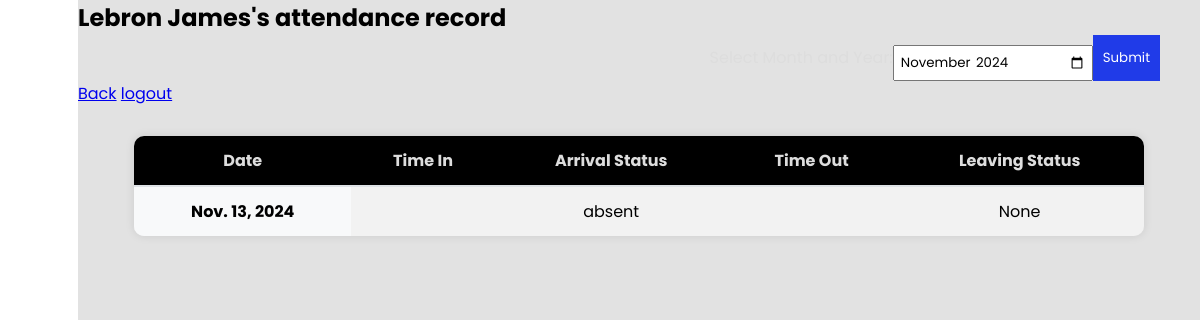
Before: /employee-dashboard/ (signed in) with the older database file.
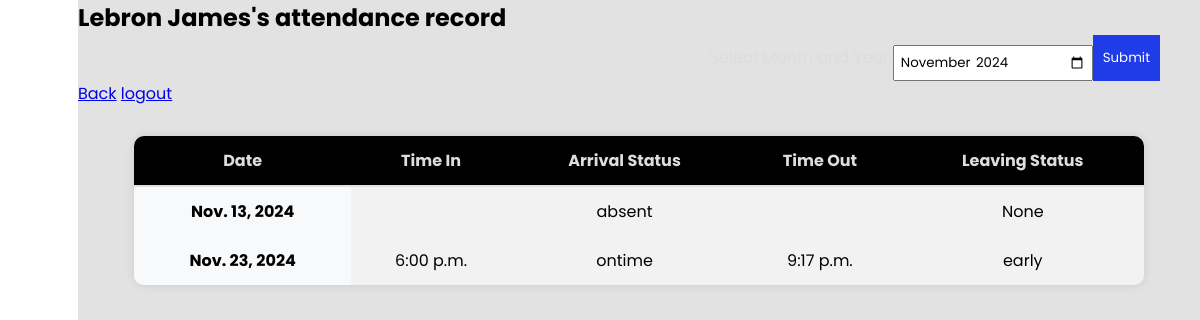
After: the same page with the newer database file.
### myapp/models.py (models this page shows, shortened)
class Attendance(models.Model):
    employee = models.ForeignKey(Employee, on_delete=models.CASCADE)
    date = models.DateField()
    time_in = models.TimeField(null=True, blank=True)
    time_out = models.TimeField(null=True, blank=True)
    arrival_status = models.CharField(max_length=10, choices=[
        ('ontime', 'On Time'),
        ('late', 'Late'),
        ('absent', 'Absent'),
    ])
    timeout_status = models.CharField(max_length=10, choices=[  # New status for time_out
        ('ontime', 'On Time'),
        ('early', 'Left Early'),     # "Undertime"
        ('overtime', 'Overtime'),    # "Overtime"
    ], null=True, blank=True)
    class Meta:
        unique_together = ('employee', 'date')  # Ensure one record per employee per day

### myapp/views.py (the view, shortened to what this page needs)
# urls.py: path('employee-dashboard/', views.employee_dashboard, name='employee-dashboard'),
def employee_dashboard(request):
    print("Employee dashboard view accessed")
    employee_id = request.session.get('employee_id')
    if not employee_id:
        return redirect('signin')
    employee = Employee.objects.get( employee_id=employee_id)
    selected_month = request.GET.get('month')  # Example: '2023-10' for October 2023
    attendance_records = Attendance.objects.filter(employee=employee)  # Default to all records
    return render(request, 'employee_dashboard.html', {
        'employee': employee,
        'attendance_records': attendance_records,
        'selected_month': selected_month,
    })

### myapp/templates/employee_dashboard.html (shortened to what this page needs)
<!DOCTYPE html>
<html lang="en">
  <head>
    {% load static %}
    <link rel="stylesheet" href="{% static 'css/styles.css' %}">
<section class="home">
    <h1>{{ employee.first_name }} {{ employee.last_name }}'s attendance record </h1>
    <form method="GET" action="" class="parent-calendar-employee">
        <label for="month">Select Month and Year:</label>
        <input type="month" id="month" name="month" class="month-input" value="{{ selected_month }}" class="calendar"required>
        <button type="submit">Submit</button>
    </form>
    <a href="{% url 'employee-dashboard' %}" class="btn">Back</a>
    <a href="{% url 'signin' %}" class="btn">logout</a>
    <div class="table-container">
    <table class="table">
        <thead>
            <tr>
                <th scope="col">Date</th>
                <th scope="col">Time In</th>
                <th scope="col">Arrival Status</th>
                <th scope="col">Time Out</th>
                <th scope="col">Leaving Status</th>
            </tr>
        </thead>
        <tbody>
            {% for record in attendance_records %}
            <tr>
                <th scope="row">{{ record.date }}</th>
                <td>{{ record.time_in|time:"g:i a" }}</td>
                <td>{{ record.arrival_status }}</td>
                <td>{{ record.time_out|time:"g:i a" }}</td>
                <td>{{ record.timeout_status }}</td>
            </tr>
            {% empty %}
            <tr>
                <td colspan="5">No attendance records available for this month.</td>
            </tr>
            {% endfor %}
        </tbody>
    </table>
</div>
</section>

Changed rows visible on the page:
added Attendance: date "Nov. 23, 2024", time_in "6:00 p.m.", arrival_status "ontime", time_out "9:17 p.m.", timeout_status "early"
